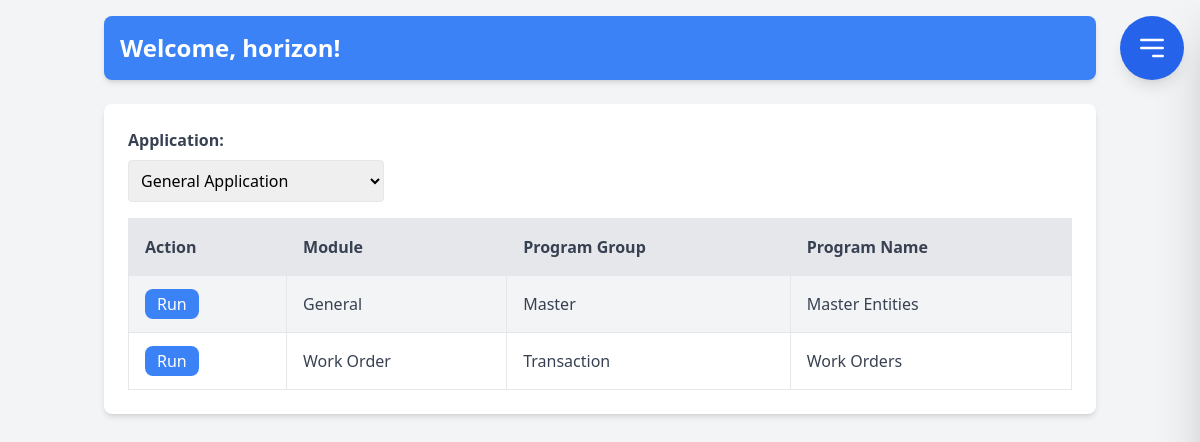
Screenshot of /generals.php with the database file from the repository.
### tables this page shows
CREATE TABLE `mrole_based_access_control` (
  `rbac_id` bigint(20) UNSIGNED NOT NULL,
  `company_id` varchar(10) NOT NULL,
  `document_type` varchar(10) NOT NULL,
  `program_code` varchar(50) NOT NULL,
  `program_type` varchar(1) NOT NULL CHECK (`program_type` in ('H','D')),
  `program_group` varchar(15) DEFAULT NULL,
  `program_name` varchar(50) DEFAULT NULL,
  `title` varchar(50) DEFAULT NULL,
  `user_role` varchar(50) DEFAULT NULL,
  `access` varchar(250) NOT NULL,
  `modul_id` varchar(10) DEFAULT NULL,
  `application_id` varchar(10) DEFAULT NULL,
  `company_entity_name` varchar(250) DEFAULT NULL,
  `company_entity_id` char(36) DEFAULT NULL,
  `company_entity_role_id` char(36) DEFAULT NULL,
  `isactive` tinyint(1) DEFAULT 1,
  `has_relation` bigint(20) UNSIGNED DEFAULT 0,
  `has_transaction` bigint(20) UNSIGNED DEFAULT 0,
  `record_flag` varchar(1) DEFAULT 'A' CHECK (`record_flag` in ('A','M','D')),
  `modified_count` bigint(20) DEFAULT 0,
  `delete_date` datetime DEFAULT NULL,
  `delete_by` varchar(64) DEFAULT NULL,
  `update_date` datetime DEFAULT current_timestamp() ON UPDATE current_timestamp(),
  `update_by` varchar(64) DEFAULT NULL,
  `create_date` datetime DEFAULT current_timestamp(),
  `create_by` varchar(64) DEFAULT NULL
);

### generals.php (the view, shortened to what this page needs)
<?php
require_once 'database.php';
$conn = new mysqli($servername, $username, $password, $dbname);
$sql = "SELECT token, uid FROM oc_authtoken ORDER BY id DESC LIMIT 1";
$result = $conn->query($sql);
if ($result->num_rows > 0) {
    $row = $result->fetch_assoc();
    $uid = $row["uid"];
} else {
    $access_token = "";
    $uid = "Pengguna tidak dikenal";
}
$api_url = 'https://warm-kindly-oarfish.ngrok-free.app/nextcloud/ocs/v2.php/cloud/user';
$curl = curl_init($api_url);
$response = curl_exec($curl);
$data = json_decode($response, true);
if (isset($data['ocs']['data']['id'])) {
    $username = $data['ocs']['data']['id'];
} else {
    $username = $uid;
}
$stmt = $pdo->query("SELECT DISTINCT modul_id, program_group, program_name, rbac_id FROM mrole_based_access_control ORDER BY modul_id, program_group, program_name");
$modules = $stmt->fetchAll(PDO::FETCH_ASSOC);
?>
<!DOCTYPE html>
<html lang="id">
<head>
    <link href="https://cdn.jsdelivr.net/npm/tailwindcss@2.2.19/dist/tailwind.min.css" rel="stylesheet">
    <link rel="stylesheet" href="https://cdnjs.cloudflare.com/ajax/libs/font-awesome/6.0.0-beta3/css/all.min.css">
</head>
<body class="bg-gray-100">
    <div class="container mx-auto p-4">
        <?php include 'hamburger.php'; ?>
        <header class="bg-blue-500 shadow-md p-4 mb-6 flex justify-between items-center rounded-lg">
            <h1 class="text-2xl font-bold text-white">Welcome, <?php echo $username; ?>!</h1>
        </header>
        <main class="bg-white shadow-md rounded-lg p-6">
            <div class="mb-4 flex justify-between items-center">
                <div>
                    <label for="application" class="block mb-2 font-semibold text-gray-700">Application:</label>
                    <select id="application" class="w-64 p-2 border rounded focus:outline-none focus:ring-2 focus:ring-blue-500">
                        <option>General Application</option>
                    </select>
                </div>
            </div>
            <table class="w-full border-collapse">
                <thead>
                    <tr class="bg-gray-200">
                        <th class="border p-4 text-left font-semibold text-gray-700">Action</th>
                        <th class="border p-4 text-left font-semibold text-gray-700">Module</th>
                        <th class="border p-4 text-left font-semibold text-gray-700">Program Group</th>
                        <th class="border p-4 text-left font-semibold text-gray-700">Program Name</th>
                    </tr>
                </thead>
                <tbody>
                    <?php foreach ($modules as $module): ?>
                    <tr class="<?php echo $module['modul_id'] === 'General' ? 'bg-gray-100' : ''; ?> hover:bg-gray-50">
                        <td class="border p-4">
                            <a href="program_detail.php?id=<?php echo $module['rbac_id']; ?>" class="bg-blue-500 text-white px-3 py-1 rounded-lg hover:bg-blue-600 transition">Run</a>
                        </td>
                        <td class="border p-4 text-gray-700 font-medium"><?php echo htmlspecialchars($module['modul_id']); ?></td>
                        <td class="border p-4 text-gray-700 font-medium"><?php echo htmlspecialchars($module['program_group']); ?></td>
                        <td class="border p-4 text-gray-700 font-medium"><?php echo htmlspecialchars($module['program_name']); ?></td>
                    </tr>
                    <?php endforeach; ?>
                </tbody>
            </table>
        </main>
    </div>
</body>
</html>

### hamburger.php (shortened to what this page needs)
<!DOCTYPE html>
<html lang="en">
<head>
  <script src="https://cdn.tailwindcss.com"></script>
</head>
<body class="bg-gradient-to-r from-blue-100 to-blue-300 h-screen font-sans">
  <div id="app" class="relative h-full">
    <button id="menu-button" class="fixed top-4 right-4 z-50 p-4 bg-blue-600 text-white rounded-full shadow-lg hover:bg-blue-700 transition duration-300 ease-in-out">
      <svg xmlns="http://www.w3.org/2000/svg" class="h-8 w-8" fill="none" viewBox="0 0 24 24" stroke="currentColor">
        <path stroke-linecap="round" stroke-linejoin="round" stroke-width="2" d="M4 6h16M4 12h16m-7 6h7" />
      </svg>
    </button>
  </div>
</body>
</html>

### rows the page displays
mrole_based_access_control: modul "General", program_group "Master", program_name "Master Entities"
mrole_based_access_control: modul "Work Order", program_group "Transaction", program_name "Work Orders"

### other values shown
$username "horizon"
